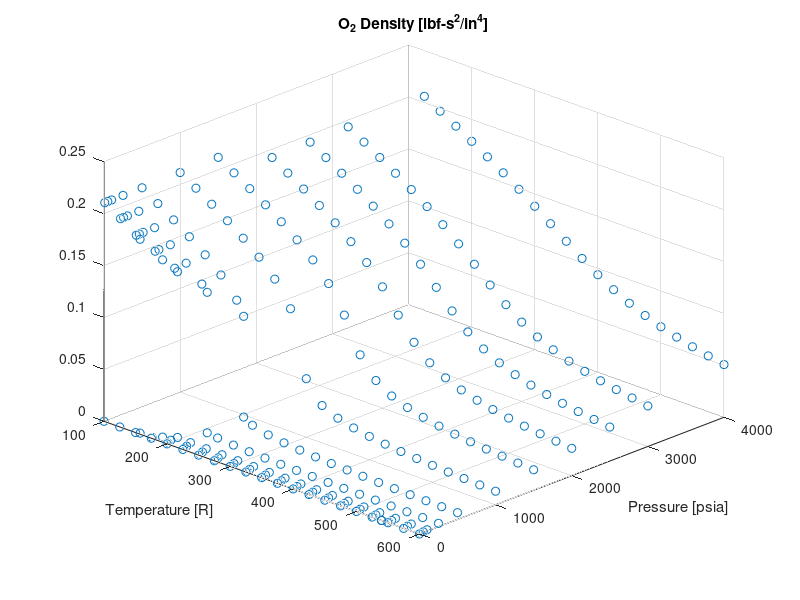
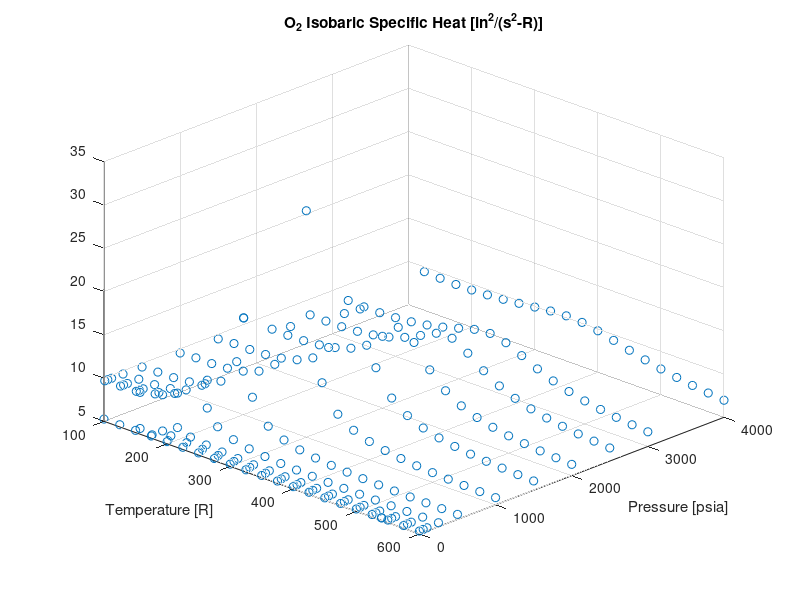
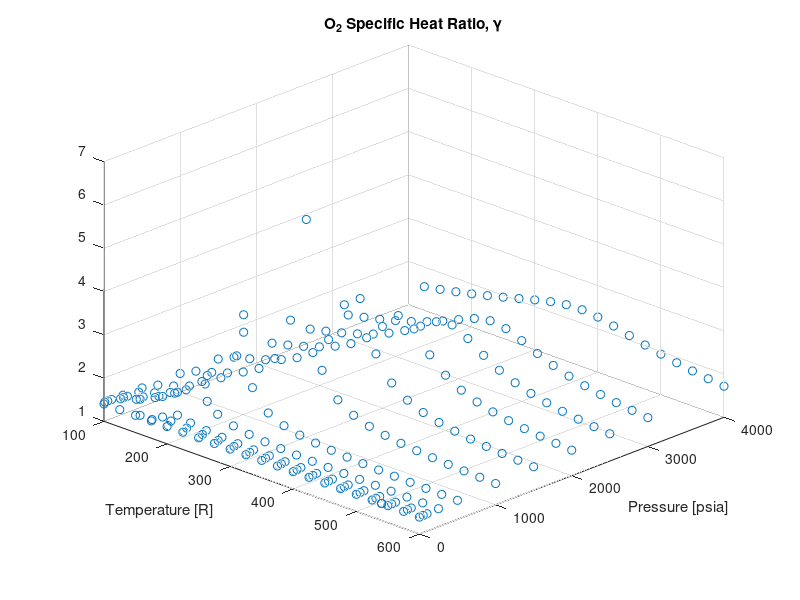
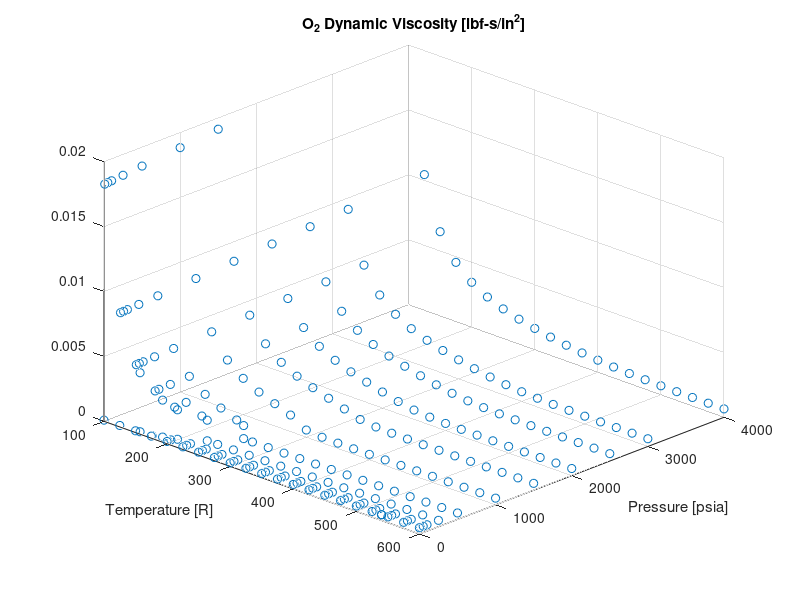

MATLAB code to generate these figures, in order: (Note: this script raises an error after producing the figures.)
clear
load O2Data.mat;

T     = O2Data(:,1);
P     = O2Data(:,2);
rho   = O2Data(:,3);
cp    = O2Data(:,4);
gamma = O2Data(:,5);
mu    = O2Data(:,6);
kappa = O2Data(:,7);

figure(1)
scatter3(T,P,rho)
title('O_2 Density [lbf-s^2/in^4]')
xlabel('Temperature [R]')
ylabel('Pressure [psia]')
view(44,32)

figure(2)
scatter3(T,P,cp)
title('O_2 Isobaric Specific Heat [in^2/(s^2-R)]')
xlabel('Temperature [R]')
ylabel('Pressure [psia]')
view(44,32)

figure(3)
scatter3(T,P,gamma)
title('O_2 Specific Heat Ratio, \gamma')
xlabel('Temperature [R]')
ylabel('Pressure [psia]')
view(44,32)

figure(4)
scatter3(T,P,mu)
title('O_2 Dynamic Viscosity [lbf-s/in^2]')
xlabel('Temperature [R]')
ylabel('Pressure [psia]')
view(44,32)

figure(5)
scatter3(T,P,kappa)
title('O_2 Thermal Conductivity [lbf/(s-R)]')
xlabel('Temperature [R]')
ylabel('Pressure [psia]')
view(44,32)

write_ludata('o2rho.inc',T,P,rho);
write_ludata('o2cp.inc',T,P,cp);
write_ludata('o2gamma.inc',T,P,gamma);
write_ludata('o2mu.inc',T,P,mu);
write_ludata('o2kappa.inc',T,P,kappa);

